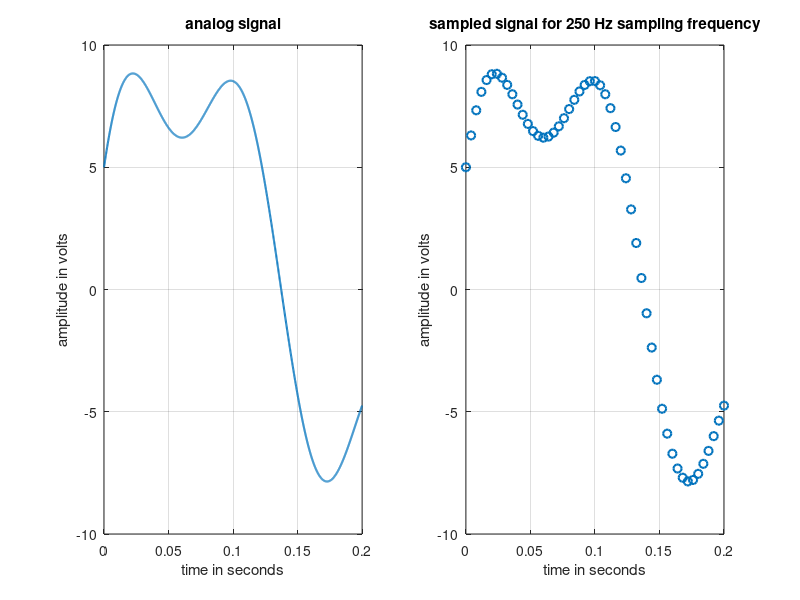
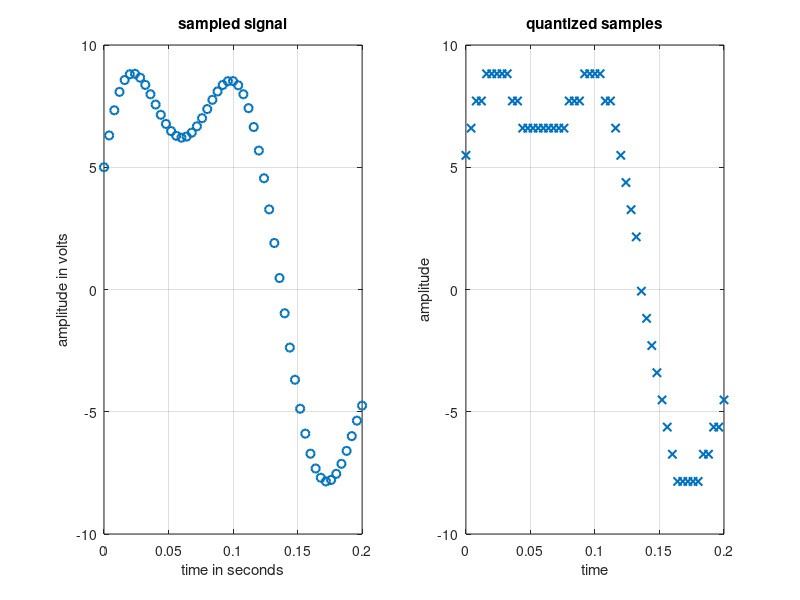

Source code (MATLAB) for these figures, in order:
clc
clear all
close all
A=2;
B=0;
C=4;
D=2;
E=6;
F=2;
G=2;
H=1;

a1=F+1;
a2=F+3;
a3=F+2;
a4=F+4;

f1=G+5;
f2=G+7;
f3=G+1;
f4= G+2;

time_duration = 0.2;
a = [a1 a2 a3 a4];
f = [f1 f2 f3 f4]; 
analog_t = 0:0.0001:time_duration;
analog_sig = a(1)*sin(2*pi*f(1)*analog_t) + a(2)*cos(2*pi*f(2)*analog_t) + a(3)*sin(2*pi*f(3)*analog_t)+ a(4)*sin(2*pi*f(4)*analog_t);

figure
subplot(1,2,1)
plot(analog_t, analog_sig,'linewidth',1.5)
grid on
xlabel('time in seconds')
ylabel('amplitude in volts')
title('analog signal')

fs = 250;
ts = 1/fs;

samp_t = 0:1/fs:time_duration;
samp_sig = a(1)*sin(2*pi*f(1)*samp_t) + a(2)*cos(2*pi*f(2)*samp_t) + a(3)*sin(2*pi*f(3)*samp_t)+ a(4)*sin(2*pi*f(4)*samp_t);
subplot(1,2,2)
plot(samp_t, samp_sig,'o','linewidth',1.5)
grid on
xlabel('time in seconds')
ylabel('amplitude in volts')
title(['sampled signal for ',num2str(fs),' Hz sampling frequency'])



L = 16;
delta = (max(samp_sig) - min(samp_sig))/(L-1); % step size
quant_sig = min(samp_sig) + round((samp_sig-min(samp_sig))/delta)*delta; % quantized signal
figure
subplot(1,2,1)
plot(samp_t, samp_sig,'o','linewidth',1.5)
grid on
xlabel('time in seconds')
ylabel('amplitude in volts')
title('sampled signal')
subplot(1,2,2) 
plot(samp_t, quant_sig,'x','linewidth',1.5);
grid on
xlabel('time')
ylabel('amplitude')
title('quantized samples')


nb = log2(L);
data_rate=fs*nb
bandwidth=150;
SNR_theo=6.02*nb+1.76


i = round((quant_sig-min(quant_sig))/delta);% index for encoding
dig_data_matrix = de2bi(i,nb); % encoded binary bits are as a matrix here
dig_data = reshape(dig_data_matrix',1,[]); % encoded binary bits are as an array here
disp(['The index values for encoding from quantization of the sampled signal are: ',num2str(i)])
disp(['The converted bits from the input analog signal are: ',num2str(dig_data)])

